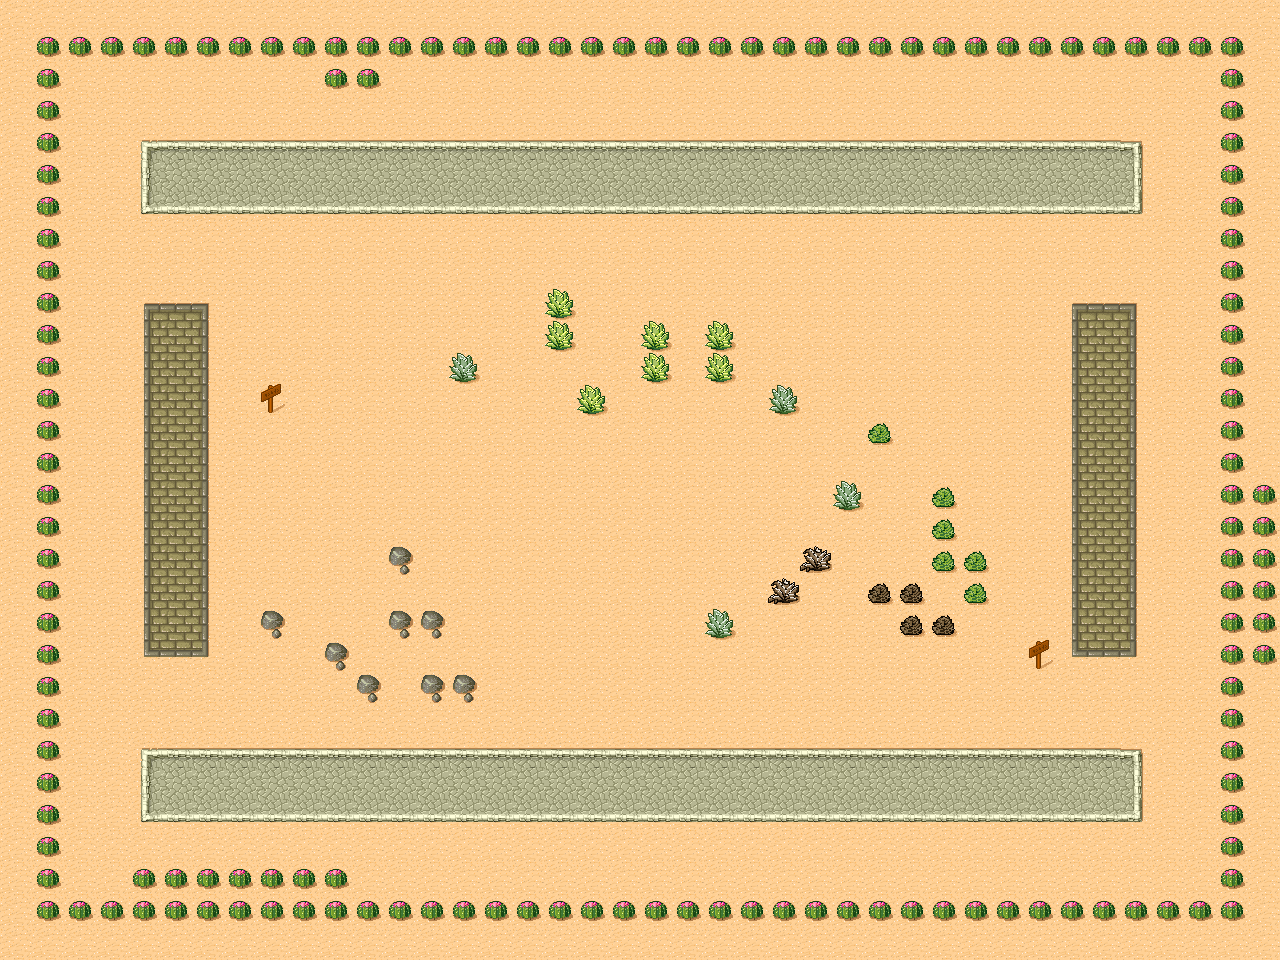

The image is a tile-based game level rendered from a .tmx file. Its description and source (layers, tilesets, objects; grid data summarised) follow:
An orthogonal 40x30 tile map with 32x32 px tiles, 1 tile layer (Tile Layer 1).

<map version="1.0" orientation="orthogonal" width="40" height="30" tilewidth="32" tileheight="32">
 <tileset firstgid="1" name="tmw_desert_spacing" tilewidth="32" tileheight="32" spacing="1" margin="1">
  <image source="tmw_desert_spacing.png" width="265" height="199" />
 </tileset>
 <layer name="Tile Layer 1" width="40" height="30">
  <data>[1200 cells, 1200 non-empty, 27 distinct tile ids]</data>
 </layer>
</map>
